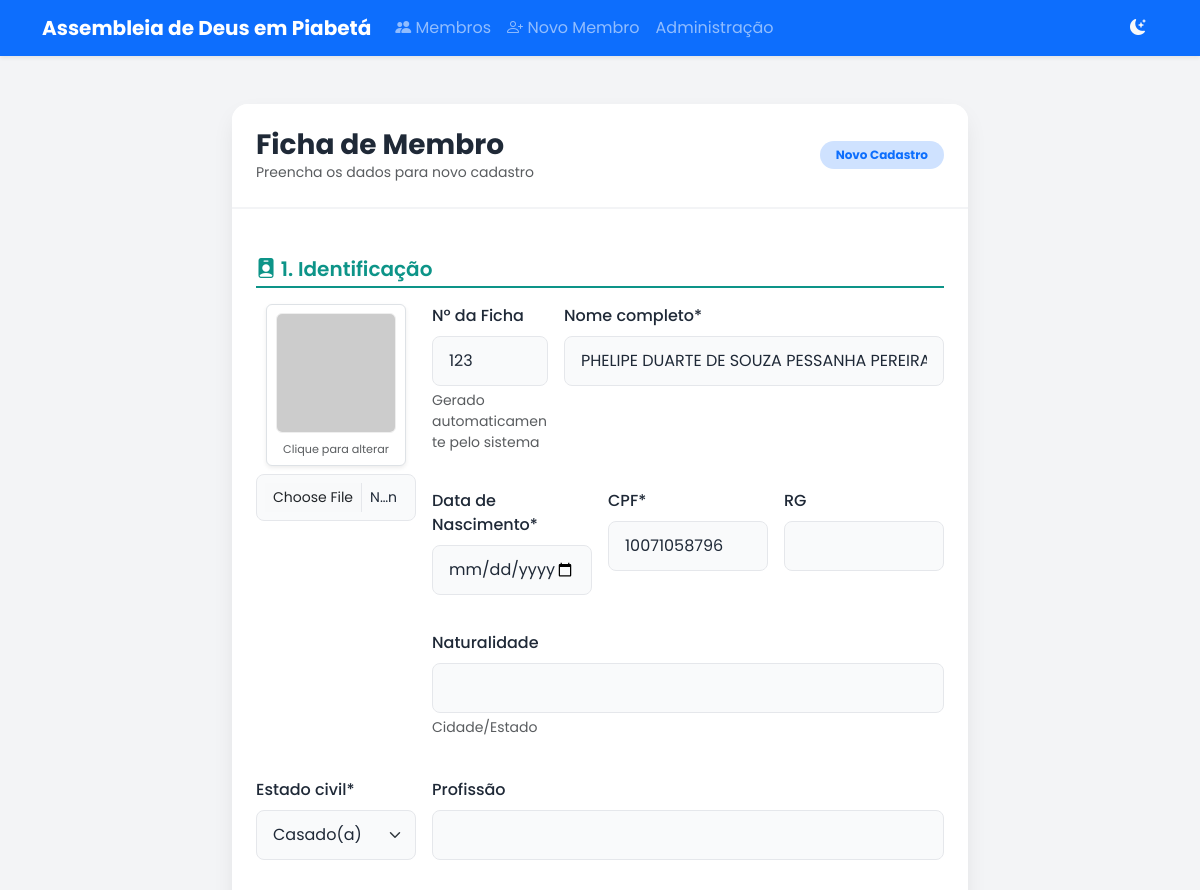
/editar/1/ (upper part), run on an earlier commit of the app's database.
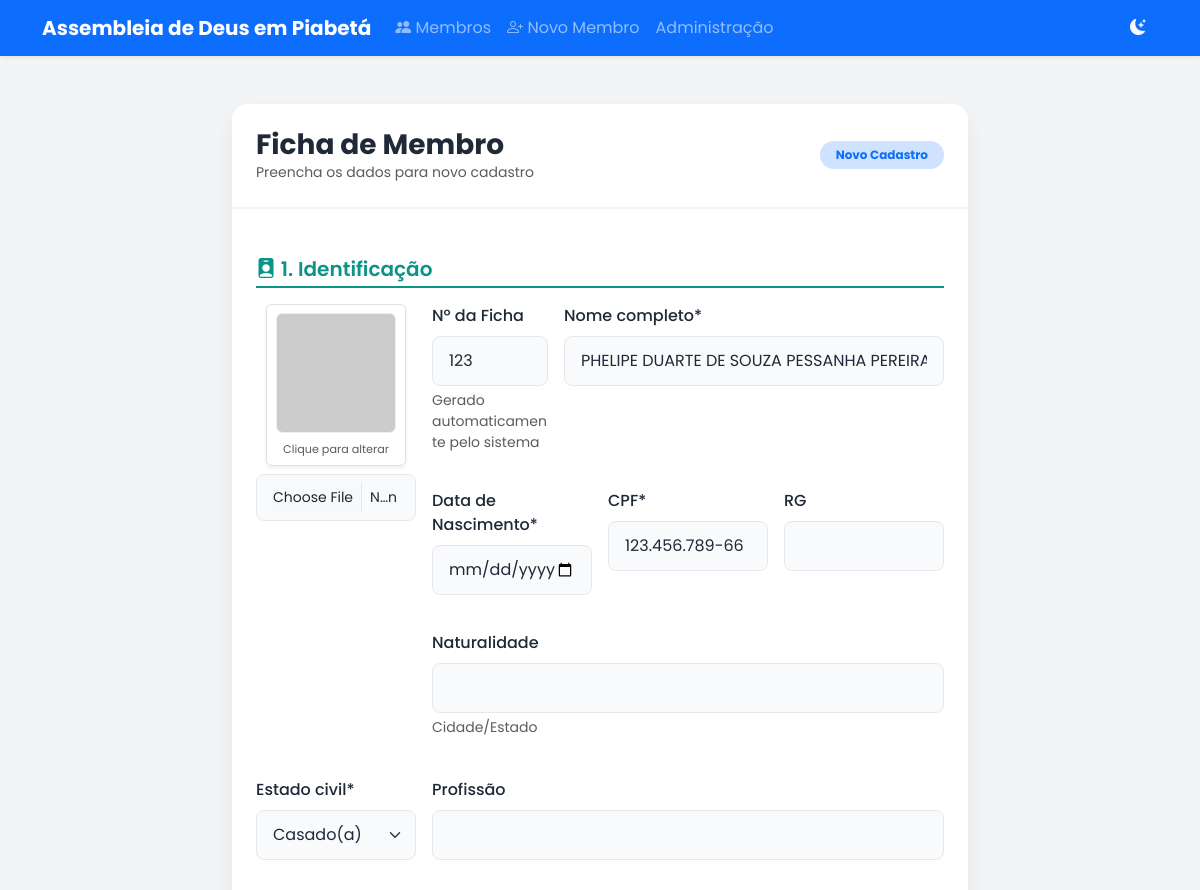
And on a later commit of the database.
### membros/models.py (models this page shows, shortened)
class Membro(models.Model):
    numero_ficha = models.PositiveIntegerField(
        unique=True,
        verbose_name="Nº da Ficha",
        blank=True,
        null=True,
        help_text="Gerado automaticamente pelo sistema"
    )
    numero_ficha_antiga = models.CharField(
        max_length=5,
        verbose_name="Nº Ficha Antiga",
        blank=True,
        null=True,
        help_text="Máx. 5 dígitos"
    )
    foto = models.ImageField(upload_to='fotos_membros/', blank=True, null=True, verbose_name="Foto do Membro")
    nome_completo = models.CharField(max_length=200)
    data_nascimento = models.DateField(verbose_name="Data de Nascimento")
    naturalidade = models.CharField(max_length=100, help_text="Cidade/Estado", blank=True, null=True)
    cpf = models.CharField(
        max_length=14,
        unique=True,
        verbose_name="CPF",
        validators=[validar_cpf_logica] # <--- AQUI ESTÁ A PROTEÇÃO
    )
    rg = models.CharField(max_length=20, verbose_name="RG", blank=True, null=True)
    ESTADO_CIVIL_CHOICES = [
        ('SOLTEIRO', 'Solteiro(a)'),
        ('CASADO', 'Casado(a)'),
        ('VIUVO', 'Viúvo(a)'),
        ('DIVORCIADO', 'Divorciado(a)'),
    ]
    estado_civil = models.CharField(max_length=20, choices=ESTADO_CIVIL_CHOICES)
    profissao = models.CharField(max_length=100, verbose_name="Profissão", blank=True, null=True)
    nome_pai = models.CharField(max_length=200, verbose_name="Nome do Pai", blank=True, null=True)
    nome_mae = models.CharField(max_length=200, verbose_name="Nome da Mãe", blank=True, null=True)
    endereco = models.CharField(max_length=200, verbose_name="Endereço")
    numero = models.CharField(max_length=20, verbose_name="Nº")
    complemento = models.CharField(max_length=100, blank=True, null=True)
    bairro = models.CharField(max_length=100)
    cep = models.CharField(max_length=9, verbose_name="CEP")
    cidade = models.CharField(max_length=100)
    uf = models.CharField(max_length=2, verbose_name="UF", default='RJ')
    telefone = models.CharField(max_length=20, verbose_name="Celular/WhatsApp")
    email = models.EmailField(blank=True, null=True)
    data_batismo_aguas = models.DateField(verbose_name="Batismo nas Águas", blank=True, null=True)
    historico_eclesiastico = models.TextField(verbose_name="Histórico Eclesiástico", blank=True, null=True)
    CARGO_CHOICES = [
        ('MEMBRO', 'Membro'),
        ('AUXILIAR', 'Auxiliar'),
        ('DIACONO', 'Diácono'),
        ('PRESBITERO', 'Presbítero'),
        ('EVANGELISTA', 'Evangelista'),
        ('PASTOR', 'Pastor'),
        ('MISSIONARIO', 'Missionário'),
        ('OUTRO', 'Outro'),
    ]
    cargo = models.CharField(max_length=20, choices=CARGO_CHOICES, default='MEMBRO')
    cargo_outro = models.CharField(max_length=50, blank=True, null=True, help_text="Preencher se escolheu 'Outro'")
    igreja_procedencia = models.CharField(max_length=150, verbose_name="Igreja de Procedência", blank=True, null=True)
    CONGREGACAO_CHOICES = [
        ('Matriz em Piabetá', 'Matriz em Piabetá'),
        ('Jardim Prainha', 'Jardim Prainha'),
        ('Jardim Ana Beatriz', 'Jardim Ana Beatriz'),
        ('Parque Santana', 'Parque Santana'),
        ('Parque Veneza', 'Parque Veneza'),
        ('Rua das Mangueiras', 'Rua das Mangueiras'),
        ('Saracuruna', 'Saracuruna'),
        ('Avenida Mauá', 'Avenida Mauá'),
        ('Fragoso', 'Fragoso'),
        ('Meio da Serra', 'Meio da Serra'),
        ('Pau Grande', 'Pau Grande'),
        ('Jardim Nazareno', 'Jardim Nazareno'),
        ('Parque Sayonara', 'Parque Sayonara'),
        ('Vila Serrana', 'Vila Serrana'),
        ('Ilha', 'Ilha'),
        ('Cachoeira Grande', 'Cachoeira Grande'),
        ('Boa Esperança', 'Boa Esperança'),
        ('Figueira Conceição', 'Figueira Conceição'),
        ('Rio do Ouro', 'Rio do Ouro'),
        ('Rio Novo', 'Rio Novo'),
        ('Suruí', 'Suruí'),
        ('Cidade Naval', 'Cidade Naval'),
        ('Figueira Magé', 'Figueira Magé'),
        ('Itambi', 'Itambi'),
        ('Mauá', 'Mauá'),
        ('Leque Azul', 'Leque Azul'),
        ('Santa Dalila', 'Santa Dalila'),
        ('Ypiranga', 'Ypiranga'),
        ('Paraíso do Góia', 'Paraíso do Góia'),
        ('Bacaxá', 'Bacaxá'),
        ('Vila Canaã', 'Vila Canaã'),
        ('Bananeiras', 'Bananeiras'),
        ('Água', 'Água'),
        ('Fazendinha Branca', 'Fazendinha Branca'),
        ('Bonsucesso', 'Bonsucesso'),
        ('Praia Seca', 'Praia Seca'),
        ('Raia', 'Raia'),
        ('Macaé', 'Macaé'),
        ('Itatiquara', 'Itatiquara'),
        ('Parque Cidade Luz', 'Parque Cidade Luz'),
        ('Betel', 'Betel'),
        ('Bereia', 'Bereia'),
        ('Filadelfia', 'Filadelfia'),
        ('Imburi', 'Imburi'),
        ('Eldorado', 'Eldorado'),
        ('Parque Nova Campos', 'Parque Nova Campos'),
        ('Parque Prazeres', 'Parque Prazeres'),
        ('Vila Menezes', 'Vila Menezes'),
    ]
    congregacao = models.CharField(
        max_length=100,
        choices=CONGREGACAO_CHOICES,
        verbose_name="Congregação",
        default='Matriz em Piabetá'
    )
    nome_conjuge = models.CharField(max_length=200, verbose_name="Nome do Cônjuge", blank=True, null=True)
    anotacoes = models.TextField(verbose_name="Anotações", blank=True, null=True)
    SITUACAO_CHOICES = [
        ('ATIVO', 'Ativo - Em Comunhão'),
        ('MUDANCA', 'Saída com Carta de Mudança'),
        ('OUTRO_MINISTERIO', 'Saída para Outro Ministério'),
        ('DESLIGADO', 'Desligado / Disciplina'),
        ('FALECIMENTO', 'Inativo - Falecimento'),
    ]
    situacao = models.CharField(
        max_length=30,
        choices=SITUACAO_CHOICES,
        default='ATIVO',
        verbose_name="Situação Cadastral"
    )
    data_cadastro = models.DateTimeField(auto_now_add=True)
    atualizado_em = models.DateTimeField(auto_now=True)

### membros/views.py (the view)
# urls.py: path('editar/<int:id>/', editar_membro, name='editar_membro'),
def editar_membro(request, id):
    membro = get_object_or_404(Membro, id=id)
    if request.method == 'POST':
        form = MembroForm(request.POST, request.FILES, instance=membro)
        if form.is_valid():
            form.save()
            return redirect('listar_membros')
    else:
        form = MembroForm(instance=membro)
    return render(request, 'membros/cadastro.html', {'form': form})

### membros/forms.py (shortened to what this page needs)
class MembroForm(forms.ModelForm):
    class Meta:
        model = Membro
        fields = '__all__'
        widgets = {
            'data_nascimento': forms.DateInput(attrs={'type': 'date'}),
            'data_batismo_aguas': forms.DateInput(attrs={'type': 'date'}),
            'data_batismo_espirito': forms.DateInput(attrs={'type': 'date'}),
            'anotacoes': forms.Textarea(attrs={'rows': 3}),
            'congregacao': forms.Select(attrs={'class': 'form-select'}),
            'cargo': forms.Select(attrs={'class': 'form-select'}),
        }

### membros/templates/membros/cadastro.html (shortened to what this page needs)
{% extends 'base.html' %}
{% load crispy_forms_tags %}
{% block content %}
<div class="row justify-content-center mb-5">
    <div class="col-md-10 col-lg-8">
        <div class="card card-modern mt-4">
            <div class="card-header card-header-modern d-flex justify-content-between align-items-center">
                <div>
                    <h3 class="fw-bold text-dark mb-0">Ficha de Membro</h3>
                    <p class="text-muted mb-0 small">Preencha os dados para novo cadastro</p>
                </div>
                <span class="badge bg-primary-subtle text-primary rounded-pill px-3 py-2">Novo Cadastro</span>
            </div>
            <div class="card-body p-4">
                <form method="post" enctype="multipart/form-data">
                    <h5 class="section-title"><i class="bi bi-person-badge-fill"></i> 1. Identificação</h5>
                    <div class="row g-3">
                        <div class="col-md-3 d-flex flex-column align-items-center">
                            <div class="text-center p-2 border rounded bg-white shadow-sm position-relative" style="width: 140px;">
                                <img id="visualizacao-foto"
                                     src="https://via.placeholder.com/150/cccccc/ffffff?text=Foto"
                                     class="img-fluid rounded mb-2"
                                     style="width: 120px; height: 120px; object-fit: cover; border: 1px solid #eee;">
                                <small class="text-muted d-block" style="font-size: 0.7rem;">Clique para alterar</small>
                            </div>
                            <div class="mt-2 w-100">
                                <input type="file" name="foto" accept="image/*" class="form-control form-control-sm" id="id_foto" onchange="mostrarPreview(this)">
                            </div>
                        </div>
                        <div class="col-md-9">
                            <div class="row g-3">
                                <div class="col-md-3">
                                    {{ form.numero_ficha|as_crispy_field }}
                                </div>
                                <div class="col-md-9">
                                    {{ form.nome_completo|as_crispy_field }}
                                </div>
                            </div>
                            <div class="row g-3 mt-1">
                                <div class="col-md-4">
                                    {{ form.data_nascimento|as_crispy_field }}
                                </div>
                                <div class="col-md-4">
                                    {{ form.cpf|as_crispy_field }}
                                </div>
                                <div class="col-md-4">
                                    {{ form.rg|as_crispy_field }}
                                </div>
                            </div>
                            <div class="row g-3 mt-1">
                                <div class="col-md-12">
                                    {{ form.naturalidade|as_crispy_field }}
                                </div>
                            </div>
                        </div>
                    </div>
                    <div class="row g-3 mt-2">
                        <div class="col-md-3">
                            {{ form.estado_civil|as_crispy_field }}
                        </div>
                        <div class="col-md-9">
                            {{ form.profissao|as_crispy_field }}
                        </div>
                    </div>
                    <div class="row g-3 mt-1">
                    </div>
                </form>
            </div>
        </div>
    </div>
</div>
{% endblock %}

### membros/templates/base.html (shortened to what this page needs)
{% load static %}
<!DOCTYPE html>
<html lang="pt-br">
<head>
    <link href="https://cdn.jsdelivr.net/npm/bootstrap@5.3.0/dist/css/bootstrap.min.css" rel="stylesheet">
    <link rel="stylesheet" href="https://cdn.jsdelivr.net/npm/bootstrap-icons@1.11.3/font/bootstrap-icons.min.css">
    <link href="{% static 'css/style.css' %}" rel="stylesheet">
</head>
<body>
    <nav class="navbar navbar-expand-lg navbar-dark bg-primary shadow-sm">
        <div class="container">
            <a class="navbar-brand fw-bold" href="{% url 'listar_membros' %}">
                 Assembleia de Deus em Piabetá
            </a>
            <div class="collapse navbar-collapse" id="navbarNav">
                <ul class="navbar-nav me-auto">
                    <li class="nav-item">
                        <a class="nav-link" href="{% url 'listar_membros' %}">
                            <i class="bi bi-people-fill"></i> Membros
                        </a>
                    </li>
                    <li class="nav-item">
                        <a class="nav-link" href="{% url 'cadastrar_membro' %}">
                            <i class="bi bi-person-plus"></i> Novo Membro
                        </a>
                    </li>
                    <li class="nav-item">
                        <a class="nav-link" href="/admin/">Administração</a>
                    </li>
                </ul>
                <button id="theme-toggle" class="btn btn-outline-light rounded-circle border-0">
                    <i id="theme-icon" class="bi bi-moon-stars-fill"></i>
                </button>
            </div>
        </div>
    </nav>
    <div class="container mt-4">
        {% block content %}
        {% endblock %}
    </div>
</body>
</html>

### static/css/style.css (style rules this page uses)
:root { --primary-color: #0d9488; --primary-hover: #0f766e; --bg-body: #f3f4f6; --bg-card: #ffffff; --bg-input: #f9fafb; --text-main: #1f2937; --text-muted: #6b7280; --border-color: #e5e7eb; --header-border: #f3f4f6; }
body { font-family: 'Poppins', sans-serif; background-color: var(--bg-body) !important; color: var(--text-main) !important; transition: background-color 0.3s, color 0.3s; }
.card-modern { background-color: var(--bg-card) !important; border: none !important; border-radius: 1rem !important; box-shadow: 0 10px 25px -5px rgba(0, 0, 0, 0.1) !important; }
.card-header-modern { background-color: var(--bg-card) !important; border-bottom: 2px solid var(--header-border) !important; padding: 1.5rem !important; border-radius: 1rem 1rem 0 0 !important; }
.card-header-modern h3 { color: var(--text-main) !important; }
h5.section-title { color: var(--primary-color) !important; font-weight: 600; border-bottom: 2px solid var(--primary-color); padding-bottom: 5px; margin-top: 1.5rem; margin-bottom: 1rem; }
.form-control, .form-select, .textarea { background-color: var(--bg-input) !important; border: 1px solid var(--border-color) !important; color: var(--text-main) !important; border-radius: 0.5rem !important; padding: 0.75rem 1rem !important; }
.form-label { color: var(--text-main); font-weight: 500; }

What changed in the data, as far as the page shows it:
changed Membro "PHELIPE DUARTE DE SOUZA PESSANHA PEREIRA": cpf "10071058796" → "123.456.789-66"
